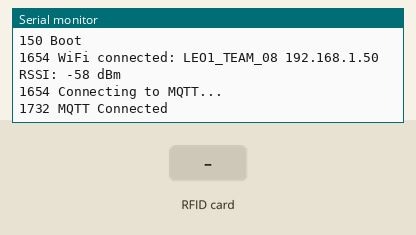
Recording of a sketch running on a simulated ESP8266 (NodeMCU). Parts: the last lines printed to the serial monitor. The inputs (shaded band) are chosen by the test bench. WiFi joins after 1.5 s; servers stay silent unless stated; no MQTT or app messages arrive unless stated.

Above: at 2.8 s.
2.9 s: RFID card 39 9D BD A3 held to the reader
At 3.9 s:
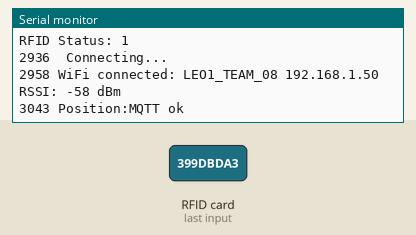
4.4 s: RFID card 5E 7A 19 C4 held to the reader
At 4.52 s:
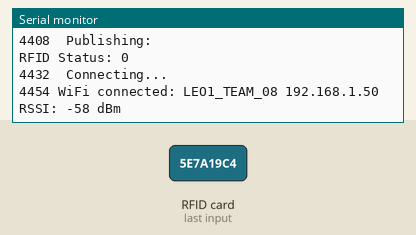

Measured:
- after the input at 2.9 s, the serial monitor: prints a new line at once (image 1)
- after the input at 4.4 s, the serial monitor: prints a new line at once (image 2)

The sketch:

rfid_access.ino
```cpp
/*
 * Linux for Embedded Objects Mini Project
 * Group 8
 *
 */


//libraries
#include <ESP8266WiFiMulti.h>
#include <SPI.h>
#include <MFRC522.h>
#include "Adafruit_MQTT.h"
#include "Adafruit_MQTT_Client.h"

//WiFi
#define WIFI_SSID       "LEO1_TEAM_08"
#define WIFI_PASSWORD    "leoteam8"

//RFID
#define RST_PIN 0
#define SS_PIN D8

//mqtt
#define MQTT_SERVER           "192.168.10.1"
#define MQTT_SERVERPORT       1883
#define MQTT_USERNAME         "leoteam8"
#define MQTT_KEY              "leoteam8"
#define MQTT_TOPIC_SERVO_POS  "/position"
#define MQTT_TOPIC_SOUND      "/sound"
#define MQTT_TOPIC_STATUS     "/status"
#define MQTT_TOPIC_WIFI_SNR   "/snr"
#define MQTT_TOPIC_LED        "/led"

//functions
void debug(const char *s);
void mqtt_connect();
void print_wifi_status();
void publish_data();

//variables
ESP8266WiFiMulti WiFiMulti;
WiFiClient wifi_client;
MFRC522 mfrc522(SS_PIN, RST_PIN);
byte readCard[4];
String MasterTag = "399DBDA3"; //UID for the blue tag
String tagID = "";
int rfid_status = 0;

Adafruit_MQTT_Client mqtt(&wifi_client, MQTT_SERVER, MQTT_SERVERPORT, MQTT_USERNAME, MQTT_KEY);
Adafruit_MQTT_Publish status_mqtt_publish = Adafruit_MQTT_Publish(&mqtt, MQTT_USERNAME MQTT_TOPIC_STATUS);

const uint16_t conn_tout_ms = 5000;

void setup() {
  //enable serial connection and begin boot process
  Serial.begin(9600);
  while (!Serial);
  SPI.begin(); // SPI bus
  mfrc522.PCD_Init(); // MFRC522
  delay(100); // Optional delay. Some boards need some time after init to be ready.
  Serial.println(F("Please scan your card/tag..."));
  debug("Boot");
  //set up wifi connection
  WiFi.persistent(false);
  WiFi.mode(WIFI_STA);
  WiFiMulti.addAP(WIFI_SSID, WIFI_PASSWORD);
  if(WiFiMulti.run(conn_tout_ms) == WL_CONNECTED)
  {
    print_wifi_status();
  }
  else
  {
    debug("Unable to connect");
  }

}

void loop() {
  //ensure that mqtt is connected
  mqtt_connect();
  while (getID())
  {
    if (tagID == MasterTag)
    {
      Serial.println(F("Access Granted!"));
      rfid_status = 1;
      publish_data();
    }
    else
    {
      Serial.println(F("Access Denied.. SPY!"));
      rfid_status = 0;
      publish_data();
    }
  }
}

//Read new tag if available
boolean getID()
{
  // Getting ready for Reading PICCs
  if ( ! mfrc522.PICC_IsNewCardPresent()) { //If a new PICC placed to RFID reader continue
  return false;
  }
  if ( ! mfrc522.PICC_ReadCardSerial()) { //Since a PICC placed get Serial and continue
  return false;
  }
  tagID = "";
  for ( uint8_t i = 0; i < 4; i++) { // The MIFARE PICCs that we use have 4 byte UID
  //readCard[i] = mfrc522.uid.uidByte[i];
  tagID.concat(String(mfrc522.uid.uidByte[i], HEX)); // Adds the 4 bytes in a single String variable
  }
  debug("ok were stopping it now");
  tagID.toUpperCase();
  mfrc522.PICC_HaltA(); // Stop reading
  return true;
}

void mqtt_connect()
{
  int8_t ret;

  // Stop if already connected.
  if (! mqtt.connected())
  {
    debug("Connecting to MQTT... ");
    while ((ret = mqtt.connect()) != 0)
    { // connect will return 0 for connected
         Serial.println(mqtt.connectErrorString(ret));
         debug("Retrying MQTT connection in 5 seconds...");
         mqtt.disconnect();
         delay(5000);  // wait 5 seconds
    }
    debug("MQTT Connected");
  }
}


void publish_data()
{
  char status_payload[16];
  int snr = WiFi.RSSI();

  sprintf(status_payload, "%ld", rfid_status);

  Serial.print(millis());
  Serial.print(" ");
  Serial.println(" Publishing: ");

  Serial.print("RFID Status: ");
  Serial.println(rfid_status);

  Serial.print(millis());
  Serial.print(" ");
  Serial.println(" Connecting...");

  if((WiFiMulti.run(conn_tout_ms) == WL_CONNECTED))
  {
    print_wifi_status();

    delay(20);
    //publish to rfid status
    if (! status_mqtt_publish.publish(rfid_status))
    {
      debug("Position:MQTT failed");
    }
    else
    {
      debug("Position:MQTT ok");
    }
  }
}

void debug(const char *s)
{
  Serial.print (millis());
  Serial.print (" ");
  Serial.println(s);
}

void print_wifi_status()
{
  Serial.print (millis());
  Serial.print(" WiFi connected: ");
  Serial.print(WiFi.SSID());
  Serial.print(" ");
  Serial.print(WiFi.localIP());
  Serial.print(" RSSI: ");
  Serial.print(WiFi.RSSI());
  Serial.println(" dBm");
}
```
